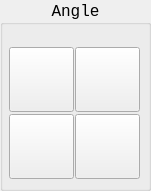
     <widget class="QGroupBox" name="groupBox_Angle">
      <property name="geometry">
       <rect>
        <x>160</x>
        <y>270</y>
        <width>151</width>
        <height>191</height>
       </rect>
      </property>
      <property name="font">
       <font>
        <family>Monospace</family>
        <pointsize>12</pointsize>
       </font>
      </property>
      <property name="title">
       <string>Angle</string>
      </property>
      <property name="alignment">
       <set>Qt::AlignCenter</set>
      </property>
      <layout class="QGridLayout" name="gridLayout_17">
       <property name="leftMargin">
        <number>6</number>
       </property>
       <property name="topMargin">
        <number>21</number>
       </property>
       <property name="rightMargin">
        <number>6</number>
       </property>
       <property name="bottomMargin">
        <number>6</number>
       </property>
       <property name="spacing">
        <number>1</number>
       </property>
       <item row="0" column="0">
        <widget class="QPushButton" name="probe_p_angle_x_plus">
         <property name="sizePolicy">
          <sizepolicy hsizetype="Fixed" vsizetype="Fixed">
           <horstretch>0</horstretch>
           <verstretch>0</verstretch>
          </sizepolicy>
         </property>
         <property name="minimumSize">
          <size>
           <width>43</width>
           <height>43</height>
          </size>
         </property>
         <property name="maximumSize">
          <size>
           <width>65</width>
           <height>65</height>
          </size>
         </property>
         <property name="baseSize">
          <size>
           <width>65</width>
           <height>65</height>
          </size>
         </property>
         <property name="font">
          <font>
           <family>Sans Serif</family>
           <pointsize>9</pointsize>
           <kerning>false</kerning>
          </font>
         </property>
         <property name="function" stdset="0">
          <string>mdi</string>
         </property>
         <property name="command" stdset="0">
          <string>o&lt;p_angle_x_plus&gt; call</string>
         </property>
        </widget>
       </item>
       <item row="0" column="1">
        <widget class="QPushButton" name="probe_p_angle_y_minus">
         <property name="sizePolicy">
          <sizepolicy hsizetype="Fixed" vsizetype="Fixed">
           <horstretch>0</horstretch>
           <verstretch>0</verstretch>
          </sizepolicy>
         </property>
         <property name="minimumSize">
          <size>
           <width>43</width>
           <height>43</height>
          </size>
         </property>
         <property name="maximumSize">
          <size>
           <width>65</width>
           <height>65</height>
          </size>
         </property>
         <property name="baseSize">
          <size>
           <width>65</width>
           <height>65</height>
          </size>
         </property>
         <property name="font">
          <font>
           <family>Sans Serif</family>
           <pointsize>9</pointsize>
           <kerning>false</kerning>
          </font>
         </property>
         <property name="function" stdset="0">
          <string>mdi</string>
         </property>
         <property name="command" stdset="0">
          <string>o&lt;p_angle_y_minus&gt; call</string>
         </property>
        </widget>
       </item>
       <item row="1" column="0">
        <widget class="QPushButton" name="probe_p_angle_y_plus">
         <property name="sizePolicy">
          <sizepolicy hsizetype="Fixed" vsizetype="Fixed">
           <horstretch>0</horstretch>
           <verstretch>0</verstretch>
          </sizepolicy>
         </property>
         <property name="minimumSize">
          <size>
           <width>43</width>
           <height>43</height>
          </size>
         </property>
         <property name="maximumSize">
          <size>
           <width>65</width>
           <height>65</height>
          </size>
         </property>
         <property name="baseSize">
          <size>
           <width>65</width>
           <height>65</height>
          </size>
         </property>
         <property name="font">
          <font>
           <family>Sans Serif</family>
           <pointsize>9</pointsize>
           <kerning>false</kerning>
          </font>
         </property>
         <property name="function" stdset="0">
          <string>mdi</string>
         </property>
         <property name="command" stdset="0">
          <string>o&lt;p_angle_y_plus&gt;  call</string>
         </property>
        </widget>
       </item>
       <item row="1" column="1">
        <widget class="QPushButton" name="probe_p_angle_x_minus">
         <property name="sizePolicy">
          <sizepolicy hsizetype="Fixed" vsizetype="Fixed">
           <horstretch>0</horstretch>
           <verstretch>0</verstretch>
          </sizepolicy>
         </property>
         <property name="minimumSize">
          <size>
           <width>43</width>
           <height>43</height>
          </size>
         </property>
         <property name="maximumSize">
          <size>
           <width>65</width>
           <height>65</height>
          </size>
         </property>
         <property name="baseSize">
          <size>
           <width>65</width>
           <height>65</height>
          </size>
         </property>
         <property name="font">
          <font>
           <family>Sans Serif</family>
           <pointsize>9</pointsize>
           <kerning>false</kerning>
          </font>
         </property>
         <property name="function" stdset="0">
          <string>mdi</string>
         </property>
         <property name="command" stdset="0">
          <string>o&lt;p_angle_x_minus&gt;  call</string>
         </property>
        </widget>
       </item>
      </layout>
     </widget>
